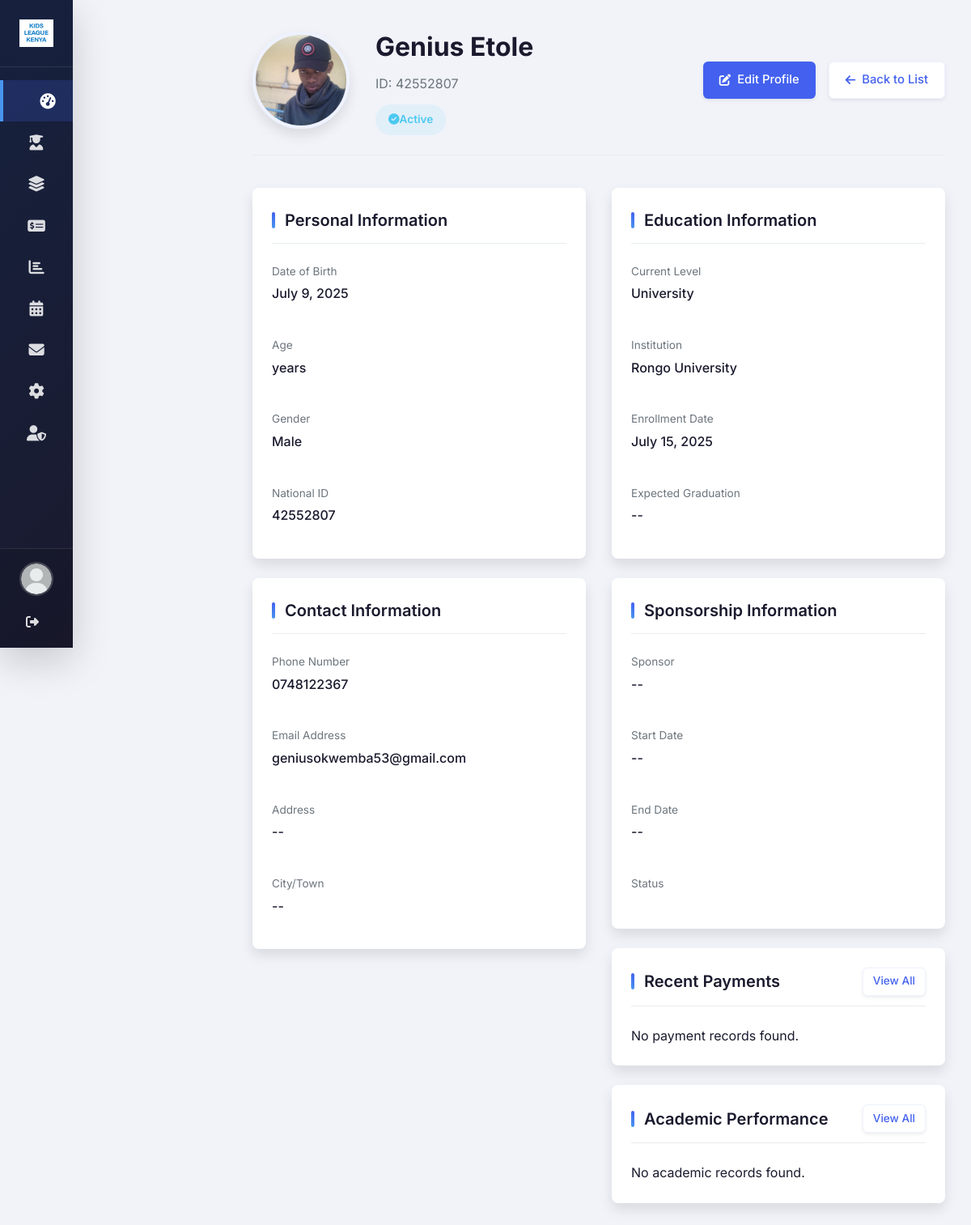
Page /beneficiaries/5/ (signed in) on the committed database.
### base/models.py (models this page shows, shortened)
class Beneficiary(models.Model):
    GENDER_CHOICES = (
        ('M', 'Male'),
        ('F', 'Female'),
        ('O', 'Other'),
    )
    LEVEL_CHOICES = (
        ('primary', 'Primary'),
        ('secondary', 'Secondary'),
        ('college', 'College'),
        ('university', 'University'),
    )
    user = models.OneToOneField(User, on_delete=models.CASCADE, null=True, blank=True)
    first_name = models.CharField(max_length=100)
    last_name = models.CharField(max_length=100)
    gender = models.CharField(max_length=1, choices=GENDER_CHOICES)
    sponsor = models.ForeignKey('Sponsor', on_delete=models.SET_NULL, null=True, blank=True)
    date_of_birth = models.DateField()
    national_id = models.CharField(max_length=20, blank=True, null=True)
    phone_number = models.CharField(max_length=20)
    email = models.EmailField(blank=True, null=True)
    current_level = models.CharField(max_length=20, choices=LEVEL_CHOICES)
    institution = models.ForeignKey(Institution, on_delete=models.SET_NULL, null=True)
    enrollment_date = models.DateField()
    is_active = models.BooleanField(default=True)
    photo = models.ImageField(upload_to='beneficiaries/', blank=True, null=True)
    address = models.TextField(blank=True, null=True)
    city = models.CharField(max_length=100, blank=True, null=True)
    expected_graduation = models.DateField(blank=True, null=True)
    sponsorship_start_date = models.DateField(blank=True, null=True)
    sponsorship_end_date = models.DateField(blank=True, null=True)
    notes = models.TextField(blank=True, null=True)
    STATUS_CHOICES = (
        ('active', 'Active'),
        ('inactive', 'Inactive'),
        ('pending', 'Pending'),
        ('graduated', 'Graduated'),
    )
    status = models.CharField(max_length=10, choices=STATUS_CHOICES, default='active')
    @property
    def status(self):
        if not self.is_active:
            return "Inactive"
        if self.current_level == 'graduated':
            return "Graduated"
        return "Active"
    class Meta:
        verbose_name_plural = "Beneficiaries"
        ordering = ['last_name', 'first_name']

class Institution(models.Model):
    INSTITUTION_TYPES = (
        ('primary', 'Primary School'),
        ('secondary', 'Secondary School'),
        ('college', 'College'),
        ('university', 'University'),
        ('vocational', 'Vocational Training'),
    )
    name = models.CharField(max_length=200)
    institution_type = models.CharField(max_length=20, choices=INSTITUTION_TYPES)
    location = models.CharField(max_length=100)
    contact_person = models.CharField(max_length=100)
    contact_email = models.EmailField()
    contact_phone = models.CharField(max_length=20)
    partnership_date = models.DateField()
    is_active = models.BooleanField(default=True)

### base/views.py (the view)
# urls.py: path('beneficiaries/<int:pk>/', views.beneficiary_detail, name='beneficiary_detail'),
@login_required
def beneficiary_detail(request, pk):
    beneficiary = get_object_or_404(Beneficiary, pk=pk)
    payments = Payment.objects.filter(beneficiary=beneficiary).order_by('-payment_date')
    performances = AcademicPerformance.objects.filter(beneficiary=beneficiary).order_by('-academic_year', 'term')
    context = {
        'beneficiary': beneficiary,
        'payments': payments,
        'performances': performances,
        'unread_notifications': Notification.objects.filter(user=request.user, is_read=False).count(),
    }
    return render(request, 'beneficiary_detail.html', context)

### base/templates/beneficiary_detail.html (shortened to what this page needs)
{% extends "index.html" %}
{% load static %}
{% block content %}
    <div class="profile-header">
        <div class="profile-header-left">
            <img src="{% if beneficiary.photo %}{{ beneficiary.photo.url }}{% else %}{% static 'img/default-avatar.png' %}{% endif %}"
                 alt="{{ beneficiary.first_name }} {{ beneficiary.last_name }}"
                 class="profile-photo">
            <div class="profile-info">
                <h1>{{ beneficiary.first_name }} {{ beneficiary.last_name }}</h1>
                <p>ID: {{ beneficiary.national_id }}</p>
                <span class="profile-status
                    {% if beneficiary.current_level == 'graduated' %}status-graduated
                    {% elif not beneficiary.is_active %}status-inactive
                    {% elif beneficiary.status == 'pending' %}status-pending
                    {% else %}status-active{% endif %}">
                    <i class="fas
                        {% if beneficiary.current_level == 'graduated' %}fa-graduation-cap
                        {% elif not beneficiary.is_active %}fa-times-circle
                        {% elif beneficiary.status == 'pending' %}fa-hourglass-half
                        {% else %}fa-check-circle{% endif %}"></i>
                    <span>
                        {% if beneficiary.current_level == 'graduated' %}Graduated
                        {% elif not beneficiary.is_active %}Inactive
                        {% elif beneficiary.status == 'pending' %}Pending
                        {% else %}Active{% endif %}
                    </span>
                </span>
            </div>
        </div>
        <div class="profile-header-actions">
            <a href="{% url 'edit_beneficiary' pk=beneficiary.pk %}" class="btn btn-primary">
                <i class="fas fa-edit"></i> Edit Profile
            </a>
            <a href="{% url 'beneficiaries_list' %}" class="btn btn-secondary">
                <i class="fas fa-arrow-left"></i> Back to List
            </a>
        </div>
    </div>
    <div class="profile-content">
        <div>
            <div class="profile-card">
                <div class="profile-card-header">
                    <h3>Personal Information</h3>
                </div>
                <div class="profile-card-body">
                    <div class="info-grid">
                        <div class="info-item">
                            <div class="info-label">Date of Birth</div>
                            <div class="info-value">{{ beneficiary.date_of_birth|date:"F j, Y" }}</div>
                        </div>
                        <div class="info-item">
                            <div class="info-label">Age</div>
                            <div class="info-value">{{ beneficiary.age }} years</div>
                        </div>
                        <div class="info-item">
                            <div class="info-label">Gender</div>
                            <div class="info-value">{{ beneficiary.get_gender_display }}</div>
                        </div>
                        <div class="info-item">
                            <div class="info-label">National ID</div>
                            <div class="info-value">{{ beneficiary.national_id }}</div>
                        </div>
                    </div>
                </div>
            </div>
            <div class="profile-card">
                <div class="profile-card-header">
                    <h3>Contact Information</h3>
                </div>
                <div class="profile-card-body">
                    <div class="info-grid">
                        <div class="info-item">
                            <div class="info-label">Phone Number</div>
                            <div class="info-value">{{ beneficiary.phone_number|default:"--" }}</div>
                        </div>
                        <div class="info-item">
                            <div class="info-label">Email Address</div>
                            <div class="info-value">{{ beneficiary.email|default:"--" }}</div>
                        </div>
                        <div class="info-item">
                            <div class="info-label">Address</div>
                            <div class="info-value">{{ beneficiary.address|default:"--" }}</div>
                        </div>
                        <div class="info-item">
                            <div class="info-label">City/Town</div>
                            <div class="info-value">{{ beneficiary.city|default:"--" }}</div>
                        </div>
                    </div>
                </div>
            </div>
        </div>
        <div>
            <div class="profile-card">
                <div class="profile-card-header">
                    <h3>Education Information</h3>
                </div>
                <div class="profile-card-body">
                    <div class="info-grid">
                        <div class="info-item">
                            <div class="info-label">Current Level</div>
                            <div class="info-value">{{ beneficiary.get_current_level_display }}</div>
                        </div>
                        <div class="info-item">
                            <div class="info-label">Institution</div>
                            <div class="info-value">{{ beneficiary.institution.name|default:"--" }}</div>
                        </div>
                        <div class="info-item">
                            <div class="info-label">Enrollment Date</div>
                            <div class="info-value">{{ beneficiary.enrollment_date|date:"F j, Y" }}</div>
                        </div>
                        <div class="info-item">
                            <div class="info-label">Expected Graduation</div>
                            <div class="info-value">{{ beneficiary.expected_graduation|date:"F j, Y"|default:"--" }}</div>
                        </div>
                    </div>
                </div>
            </div>
            <div class="profile-card">
                <div class="profile-card-header">
                    <h3>Sponsorship Information</h3>
                </div>
                <div class="profile-card-body">
                    <div class="info-grid">
                        <div class="info-item">
                            <div class="info-label">Sponsor</div>
                            <div class="info-value">{{ beneficiary.sponsor.name|default:"--" }}</div>
                        </div>
                        <div class="info-item">
                            <div class="info-label">Start Date</div>
                            <div class="info-value">{{ beneficiary.sponsorship_start_date|date:"F j, Y"|default:"--" }}</div>
                        </div>
                        <div class="info-item">
                            <div class="info-label">End Date</div>
                            <div class="info-value">{{ beneficiary.sponsorship_end_date|date:"F j, Y"|default:"--" }}</div>
                        </div>
                        <div class="info-item">
                            <div class="info-label">Status</div>
                        </div>
                    </div>
                </div>
            </div>
            <div class="profile-card">
                <div class="profile-card-header">
                    <h3>Recent Payments</h3>
                    <a href="#" class="btn btn-secondary" style="padding: 0.35rem 0.75rem; font-size: 0.85rem;">
                        View All
                    </a>
                </div>
                <div class="profile-card-body">
                    {% if payments %}
                    <div class="timeline">
                        {% for payment in payments|slice:":3" %}
                        <div class="timeline-item">
                            <div class="timeline-dot">
                                <i class="fas fa-dollar-sign"></i>
                            </div>
                            <div class="timeline-content">
                                <div class="timeline-date">{{ payment.payment_date|date:"F j, Y" }}</div>
                                <div class="timeline-title">
                                    {{ payment.get_payment_type_display }} - {{ payment.amount }} {{ payment.currency }}
                                </div>
                                <div class="timeline-description">
                                    <span class="payment-status
                                        {% if payment.status == 'completed' %}payment-completed
                                        {% elif payment.status == 'pending' %}payment-pending
                                        {% else %}payment-overdue{% endif %}">
                                        {{ payment.get_status_display }}
                                    </span>
                                </div>
                            </div>
                        </div>
                        {% endfor %}
                    </div>
                    {% else %}
                    <p>No payment records found.</p>
                    {% endif %}
                </div>
            </div>
            <div class="profile-card">
                <div class="profile-card-header">
                    <h3>Academic Performance</h3>
                    <a href="#" class="btn btn-secondary" style="padding: 0.35rem 0.75rem; font-size: 0.85rem;">
                        View All
                    </a>
                </div>
                <div class="profile-card-body">
                    {% if performances %}
                    <div class="timeline">
                        {% for performance in performances|slice:":3" %}
                        <div class="timeline-item">
                            <div class="timeline-dot">
                                <i class="fas fa-graduation-cap"></i>
                            </div>
                            <div class="timeline-content">
                                <div class="timeline-date">{{ performance.academic_year }} - {{ performance.get_term_display }}</div>
                                <div class="timeline-title">
                                    Average: {{ performance.average_score|floatformat:2 }}%
                                </div>
                                <div class="timeline-description">
                                    Rank: {{ performance.class_rank }} of {{ performance.class_size }}
                                </div>
                            </div>
                        </div>
                        {% endfor %}
                    </div>
                    {% else %}
                    <p>No academic records found.</p>
                    {% endif %}
                </div>
            </div>
        </div>
    </div>
{% endblock %}

### rows in the picture
Beneficiary: photo (picture), first_name "Genius", last_name "Etole", national_id "42552807", date_of_birth "July 9, 2025", gender "Male", phone_number "0748122367", email "geniusokwemba53@gmail.com", address "--", city "--", current_level "University", institution.name "Rongo University", enrollment_date "July 15, 2025", expected_graduation "--", sponsor.name "--", sponsorship_start_date "--", sponsorship_end_date "--"
